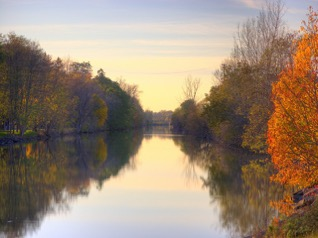
#> input picture riv.jpg, 318 x 238 px
$ python teapy.py   (older library calls are emulated)
#> lines starting #> are read from the running program, lines starting #| are printed output that depends on the picture
### energy_image.py
import numpy as np
import sys
import matplotlib.pylab as plt
import math
from skimage import color
from scipy import ndimage, misc
from PIL import Image
#fig = plt.figure()

def energy_image(im):
    #ax1 = fig.add_subplot(121)
    #ax2 = fig.add_subplot(122)
#> called with im = 'riv.jpg'
    input = color.rgb2gray(plt.imread(im))
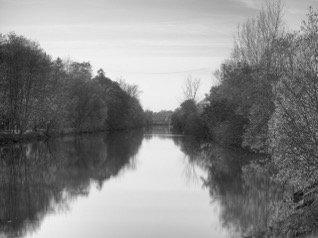
#> input: shape (238, 318) float64; min 0.0284, max 0.977, mean 0.54
    #ax1.imshow(input, cmap='gray')
    grad_x = np.gradient(input, axis=0)
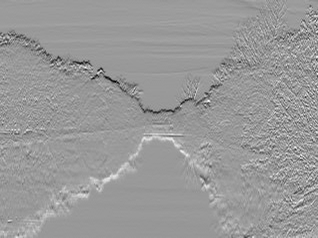
#> grad_x: shape (238, 318) float64; min -0.276, max 0.182, mean -0.000337; drawn with min black and max white
    grad_x = np.absolute(grad_x)
    grad_y = np.gradient(input, axis=1)
    grad_y = np.absolute(grad_y)
    final = grad_x + grad_y
#> call 2 of energy_image, with im = 'inputSeamCarvingPrague.jpg'
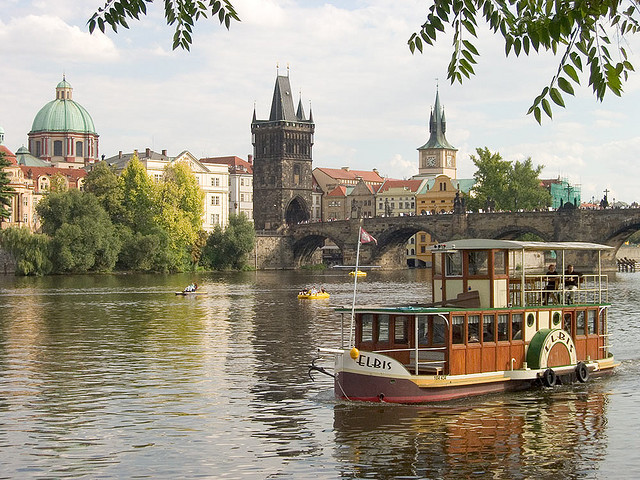
#> input picture inputSeamCarvingPrague.jpg, 640 x 480 px
#> in energy_image (call 2), `input = color.rgb2gray(plt.imread(im))`:
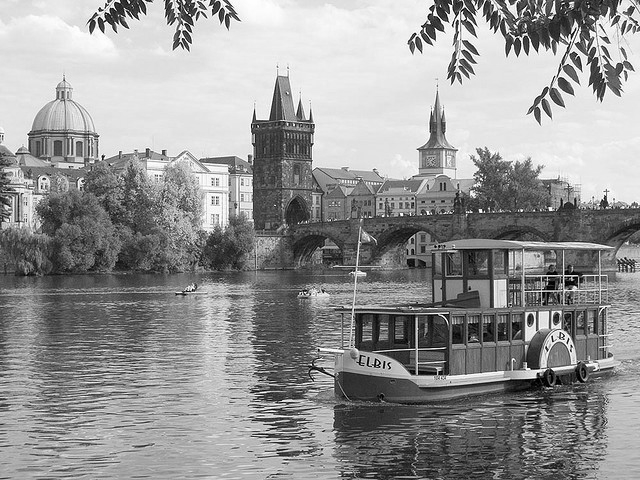
#> input: shape (480, 640) float64; min 0, max 1, mean 0.588
#> in energy_image (call 2), `grad_x = np.gradient(input, axis=0)`:
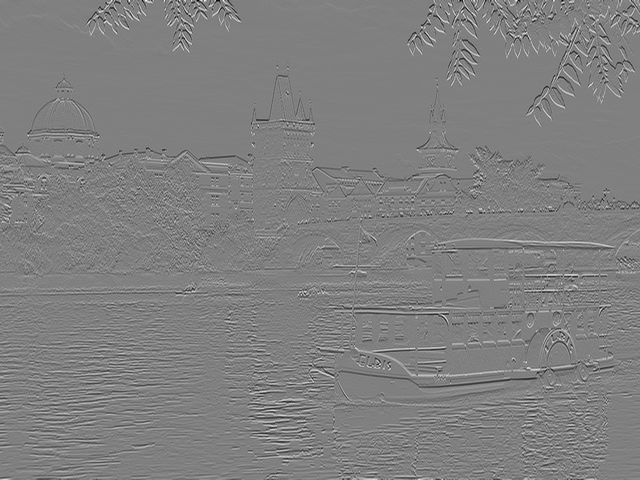
#> grad_x: shape (480, 640) float64; min -0.706, max 0.699, mean -0.00029; drawn with min black and max white
#> in energy_image (call 2), `final = grad_x + grad_y`:
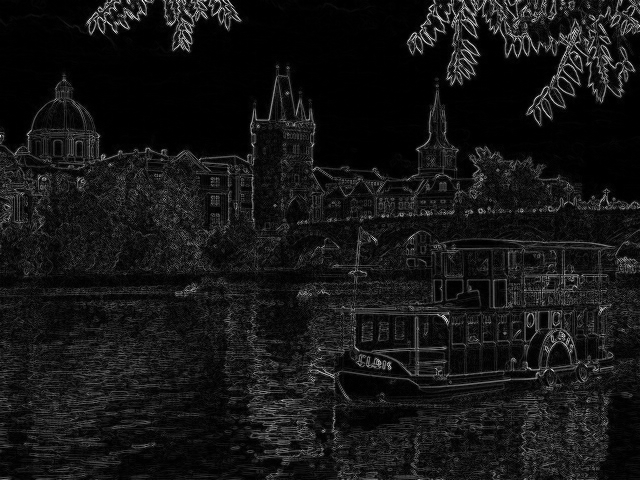
#> final: shape (480, 640) float64; min 0, max 1.1, mean 0.0919; drawn with min black and max white
    #ax2.imshow(final, cmap='gray')
    return final
    #plt.show()

energy_image("riv.jpg")


"""
    for x in range(1,width, step=1):
        for y in range(1,height):
            grad = 0
            for c in range(channels)
                grad+= math.abs(input[y][x][c] - input[y-1][x][c])
                grad+=math.abs(input[y][x][c] - input[y])
"""

### cumulative_minimum_energy_map.py
import numpy as np
from energy_image import energy_image
import sys
import matplotlib.pylab as plt
import math
from skimage import color
from scipy import ndimage, misc
fig = plt.figure()
import scipy.misc


def cumulative_minimum_energy_map(energyImage, seamDirection):
#> called with seamDirection = 'VERTICAL'
    cum_eng_map = np.zeros((energyImage.shape), dtype=float)
    height, width = energyImage.shape
#> height = 480; width = 640
    if(seamDirection == "VERTICAL"):
        cum_eng_map[0] = energyImage[0]
        for index_y in range(1, height):
            for index_x in range(0,width):
                i = index_x -1
                j = index_x
                k = index_x +1
                if(index_x == 0):
                    i = index_x
                if(index_x+1 == width):
                    k = index_x
                cum_eng_map[index_y][index_x]=energyImage[index_y][index_x]+min(cum_eng_map[index_y-1][i],
                                                                                cum_eng_map[index_y-1][j],
                                                                                cum_eng_map[index_y-1][k])
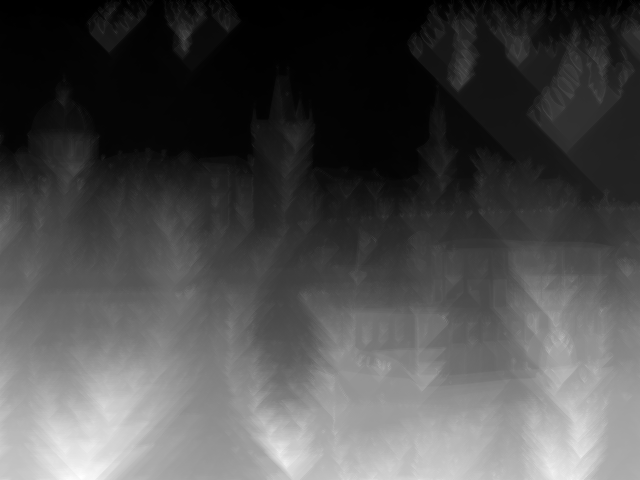
#> cum_eng_map: shape (480, 640) float64; min 0, max 17.67, mean 5.43; drawn with min black and max white

    if(seamDirection == "HORIZONTAL"):
        cum_eng_map[:,0] = energyImage[:,0]
        for index_x in range(1, width):
            for index_y in range(0, height):
                i = index_y -1
                j = index_y
                k = index_y +1
                if(index_y == 0):
                    i = index_y
                if(index_y+1 == height):
                    k = index_y
                cum_eng_map[index_y][index_x]=energyImage[index_y][index_x]+min(cum_eng_map[i][index_x-1],
                                                                                cum_eng_map[j][index_x-1],
                                                                                cum_eng_map[k][index_x-1])
    #plt.imshow(cum_eng_map)
    #plt.show()
    return cum_eng_map


ei =energy_image('inputSeamCarvingPrague.jpg')
#scipy.misc.imsave('EnergyPrague.png', ei)
map=cumulative_minimum_energy_map(ei, "VERTICAL")
#scipy.misc.imsave('EnergyMapPragueVertical.png', map)

### reduceWidth.py
import numpy as np
import matplotlib.pylab as plt

from cumulative_minimum_energy_map import cumulative_minimum_energy_map
from find_optimal_vertical_seam import find_optimal_vertical_seam
from energy_image import energy_image
def reduceWidth(im, energyImage):
#> called with im = 'inputSeamCarvingPrague.jpg'
    fig = plt.figure()
    ax1 = fig.add_subplot(121)
    ax2 = fig.add_subplot(122)
    im = np.asarray(plt.imread(im))
#> im is the input picture: shape (480, 640, 3); mean R, G, B 156.6, 149.6, 132.7
    ax1.imshow(im)

    map=cumulative_minimum_energy_map(energyImage, 'VERTICAL')
    x = find_optimal_vertical_seam(map)
    y = np.arange(im.shape[0])
    height, width, channels = im.shape

    final_im = np.zeros((height, width-1, channels))
    energy_im = np.zeros((height, width-1))

    for y_index in range(0, height):
        left = im[y_index][:x[y_index]][:]
        right = im[y_index][x[y_index]+1:][:]
        total = left + right
        final_im[y_index] = total
        left_e= energy_im[y_index][:x[y_index]]
        right_e = energy_im[y_index][x[y_index]+1:]
        total_e = left_e +right_e
        energy_im[y_index] = total_e
    ax2.imshow(final_im)
    plt.show()
    return (final_im, energy_im)

ei =energy_image('inputSeamCarvingPrague.jpg')
reduceWidth('inputSeamCarvingPrague.jpg' ,ei)

### find_optimal_vertical_seam.py
import numpy as np
from energy_image import energy_image
from cumulative_minimum_energy_map import cumulative_minimum_energy_map

def find_optimal_vertical_seam(cumulativeEnergyMap):
    last_row = cumulativeEnergyMap[-1]
#> last_row = 640 values, max 17.52 at index 81, min 11.05 at index 216, mean 13.68
    height, width = cumulativeEnergyMap.shape
#> height = 480; width = 640
    start = np.argmin(last_row)
#> start = 216
    final = list()
    final = [start] + final
#> final = [216]
    y_axis = height -1
#> y_axis = 479
    while(y_axis>0):
        i = final[0] -1 #these are indices
        j = final[0]
        k = final[0] +1
        if(i < 0):
            i = final[0]
        if(k >= width):
            k = final[0]
        min_ind = np.argmin([cumulativeEnergyMap[y_axis -1][i],
                      cumulativeEnergyMap[y_axis -1][j],
                      cumulativeEnergyMap[y_axis -1][k]])
        if(min_ind == 0):
            final = [i] + final
        elif(min_ind == 1):
            final = [j] + final
        else:
            final = [k] + final
        y_axis -=1
#> this loop made 479 passes
#> (j, min_ind, final) on passes 1 to 8: (216, 2, [217, 216]), (217, 2, [218, 217, 216]), (218, 2, [219, 218, 217, 216]), (219, 1, [219, 219, 218, 217, 216]), (219, 1, [219, 219, 219, 218, 217, 216]), (219, 2, [220, 219, 219, 219, 218, 217, 216]), (220, 0, [219, 220, 219, 219, 219, 218, 217, 216]), (219, 1, [219, 219, 220, 219, 219, 219, 218, 217, 216])
#> (j, min_ind) on passes 12 to 17: (219, 1), (219, 1), (219, 2), (220, 1), (220, 0), (219, 2)
#> after the loop, final = 480 values, max 277 at index 32, min 206 at index 335, mean 234.6; y_axis = 0
    return final

### teapy.py
from energy_image import energy_image
from reduceHeight import reduceHeight
import matplotlib.pylab as plt
import numpy as np
import scipy.misc
from reduceWidth import reduceWidth
#> in reduceWidth, `x = find_optimal_vertical_seam(map)`: x has the same summary as final in find_optimal_vertical_seam
#> after the loop in reduceWidth, `for y_index in range(0, height):`: energy_im: shape (480, 639) float64; every value is 0
#> after the loop in reduceWidth, `for y_index in range(0, height):`: final_im: shape (480, 639, 3) float64; every value is 0
#> (the run stopped early here; a loop or call above may not have finished)
